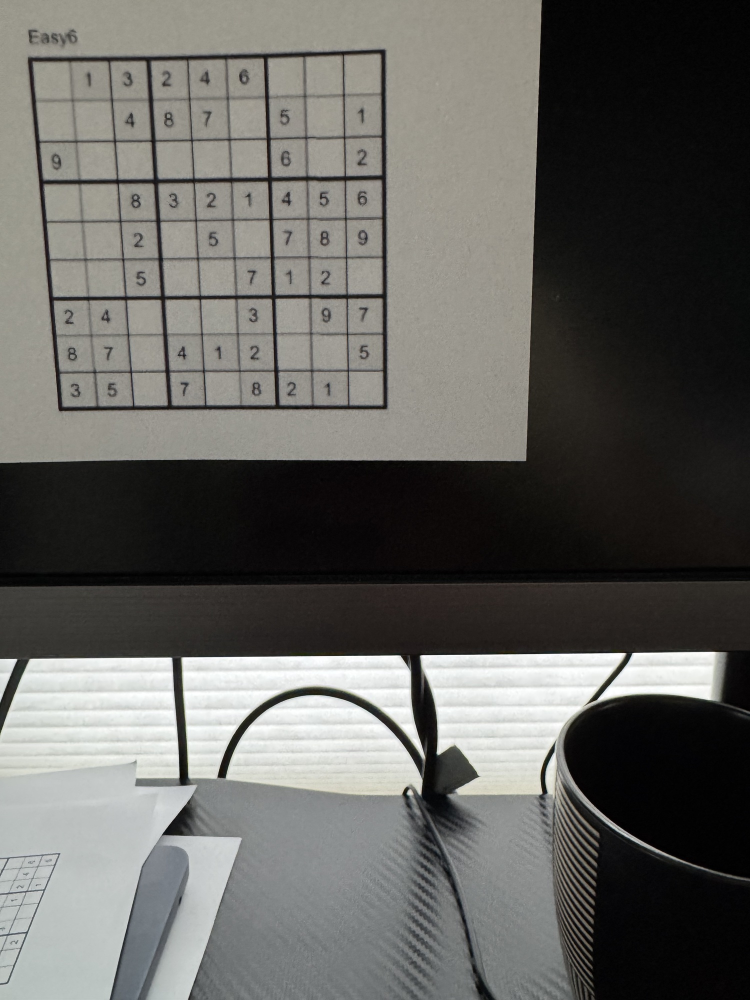
#> input picture examples/sample_board.jpg, 1500 x 2000 px (shown at 1/2 size)
$ python -i grid_discovery.py   (imports and definitions only)
#> lines starting #> are read from the running program, lines starting #| are printed output that depends on the picture; after the words box and inside, x2 and y2 are one past the last pixel; in counts of white or black regions, pixels touching at a corner belong together
#> further down, picture is the input picture: shape (2000, 1500, 3); mean B, G, R 96.3, 99.9, 100.5
### src/sudoku_ar_overlay/grid_validation.py
from __future__ import annotations

from dataclasses import dataclass

import cv2
import numpy as np


@dataclass
class GridValidationResult:
    ok: bool
    score: float
    vertical_peak: float
    horizontal_peak: float
    strong_vertical_lines: int
    strong_horizontal_lines: int
    reason: str


def _order_points(pts: np.ndarray) -> np.ndarray:
    pts = np.asarray(pts, dtype="float32").reshape(4, 2)

    s = pts.sum(axis=1)
    diff = np.diff(pts, axis=1).reshape(-1)

    ordered = np.zeros((4, 2), dtype="float32")
    ordered[0] = pts[np.argmin(s)]      # top-left
    ordered[2] = pts[np.argmax(s)]      # bottom-right
    ordered[1] = pts[np.argmin(diff)]   # top-right
    ordered[3] = pts[np.argmax(diff)]   # bottom-left

    return ordered


def warp_candidate(frame_bgr: np.ndarray, corners: np.ndarray, size: int = 450) -> np.ndarray:
    src = _order_points(corners)
    dst = np.array(
        [[0, 0], [size - 1, 0], [size - 1, size - 1], [0, size - 1]],
        dtype="float32",
    )
    H = cv2.getPerspectiveTransform(src, dst)
    return cv2.warpPerspective(frame_bgr, H, (size, size))


def validate_sudoku_grid_candidate(
    frame_bgr: np.ndarray,
    corners: np.ndarray,
    *,
    min_peak: float = 0.025,
    min_strong_lines: int = 7,
    size: int = 450,
) -> GridValidationResult:
    """Reject false board candidates that do not look like Sudoku grids.

    This is intentionally simple and conservative. A real Sudoku warp should
    show repeated dark line peaks at roughly 10 evenly spaced grid positions.
    A rug/carpet rectangle may have texture, but it should not produce strong,
    evenly spaced grid-line peaks.
    """
    try:
        warp = warp_candidate(frame_bgr, corners, size=size)
    except Exception as exc:
        return GridValidationResult(
            ok=False,
            score=0.0,
            vertical_peak=0.0,
            horizontal_peak=0.0,
            strong_vertical_lines=0,
            strong_horizontal_lines=0,
            reason=f"warp failed: {type(exc).__name__}: {exc}",
        )

    gray = cv2.cvtColor(warp, cv2.COLOR_BGR2GRAY)
    gray = cv2.GaussianBlur(gray, (3, 3), 0)

    # Darkness signal: grid lines and printed digits should be high.
    darkness = (255.0 - gray.astype("float32")) / 255.0

    n = darkness.shape[0]
    band = max(2, int(n * 0.008))
    inner_slice = slice(int(n * 0.03), int(n * 0.97))

    positions = np.linspace(0, n - 1, 10).astype(int)
    mids = ((positions[:-1] + positions[1:]) / 2).astype(int)

    vertical_line_strengths = []
    horizontal_line_strengths = []

    for x in positions:
        x0 = max(0, x - band)
        x1 = min(n, x + band + 1)
        vertical_line_strengths.append(float(darkness[inner_slice, x0:x1].mean()))

    for y in positions:
        y0 = max(0, y - band)
        y1 = min(n, y + band + 1)
        horizontal_line_strengths.append(float(darkness[y0:y1, inner_slice].mean()))

    vertical_mid_strengths = []
    horizontal_mid_strengths = []

    for x in mids:
        x0 = max(0, x - band)
        x1 = min(n, x + band + 1)
        vertical_mid_strengths.append(float(darkness[inner_slice, x0:x1].mean()))

    for y in mids:
        y0 = max(0, y - band)
        y1 = min(n, y + band + 1)
        horizontal_mid_strengths.append(float(darkness[y0:y1, inner_slice].mean()))

    v_bg = float(np.mean(vertical_mid_strengths))
    h_bg = float(np.mean(horizontal_mid_strengths))

    vertical_peak = float(np.mean(vertical_line_strengths) - v_bg)
    horizontal_peak = float(np.mean(horizontal_line_strengths) - h_bg)

    strong_vertical = sum(s > v_bg + min_peak for s in vertical_line_strengths)
    strong_horizontal = sum(s > h_bg + min_peak for s in horizontal_line_strengths)

    score = 0.5 * vertical_peak + 0.5 * horizontal_peak

    ok = (
        vertical_peak >= min_peak
        and horizontal_peak >= min_peak
        and strong_vertical >= min_strong_lines
        and strong_horizontal >= min_strong_lines
    )

    if not ok:
        reason = (
            f"grid rejected: score={score:.3f} "
            f"v_peak={vertical_peak:.3f} h_peak={horizontal_peak:.3f} "
            f"v_lines={strong_vertical} h_lines={strong_horizontal}"
        )
    else:
        reason = (
            f"grid ok: score={score:.3f} "
            f"v_peak={vertical_peak:.3f} h_peak={horizontal_peak:.3f} "
            f"v_lines={strong_vertical} h_lines={strong_horizontal}"
        )

    return GridValidationResult(
        ok=ok,
        score=score,
        vertical_peak=vertical_peak,
        horizontal_peak=horizontal_peak,
        strong_vertical_lines=strong_vertical,
        strong_horizontal_lines=strong_horizontal,
        reason=reason,
    )


@dataclass
class GridFitResult:
    ok: bool
    mean_error_px: float
    max_error_px: float
    found_vertical_lines: int
    found_horizontal_lines: int
    reason: str


# [109 lines left out: function evaluate_sudoku_grid_fit, not called in this run]

### src/sudoku_ar_overlay/grid_discovery.py
from __future__ import annotations

from dataclasses import dataclass

import cv2
import numpy as np

from sudoku_ar_overlay.grid_validation import validate_sudoku_grid_candidate


@dataclass
class GridDiscoveryResult:
    ok: bool
    corners: np.ndarray | None
    score: float
    reason: str


def _order_points(pts: np.ndarray) -> np.ndarray:
    pts = np.asarray(pts, dtype="float32").reshape(4, 2)

    s = pts.sum(axis=1)
    diff = np.diff(pts, axis=1).reshape(-1)

    ordered = np.zeros((4, 2), dtype="float32")
    ordered[0] = pts[np.argmin(s)]
    ordered[2] = pts[np.argmax(s)]
    ordered[1] = pts[np.argmin(diff)]
    ordered[3] = pts[np.argmax(diff)]

    return ordered


def find_sudoku_grid_candidate(
    frame_bgr: np.ndarray,
    *,
    min_area_frac: float = 0.015,
    max_area_frac: float = 0.45,
    max_aspect_ratio: float = 1.8,
    min_grid_score: float = 0.030,
    min_each_direction_lines: int = 3,
    min_total_lines: int = 7,
) -> GridDiscoveryResult:
    """Find a likely Sudoku grid directly from line/contour structure.

    This is for discovery/reacquisition when segmentation can false-positive
    on a rug, table edge, paper boundary, etc.
    """
#> called with min_area_frac = 0.015, max_area_frac = 0.45, max_aspect_ratio = 1.8, min_grid_score = 0.03, min_each_direction_lines = 3, min_total_lines = 7
    gray = cv2.cvtColor(frame_bgr, cv2.COLOR_BGR2GRAY)

    # Emphasize dark printed grid lines/digits.
    binary = cv2.adaptiveThreshold(
        gray,
        255,
        cv2.ADAPTIVE_THRESH_MEAN_C,
        cv2.THRESH_BINARY_INV,
        31,
        10,
    )
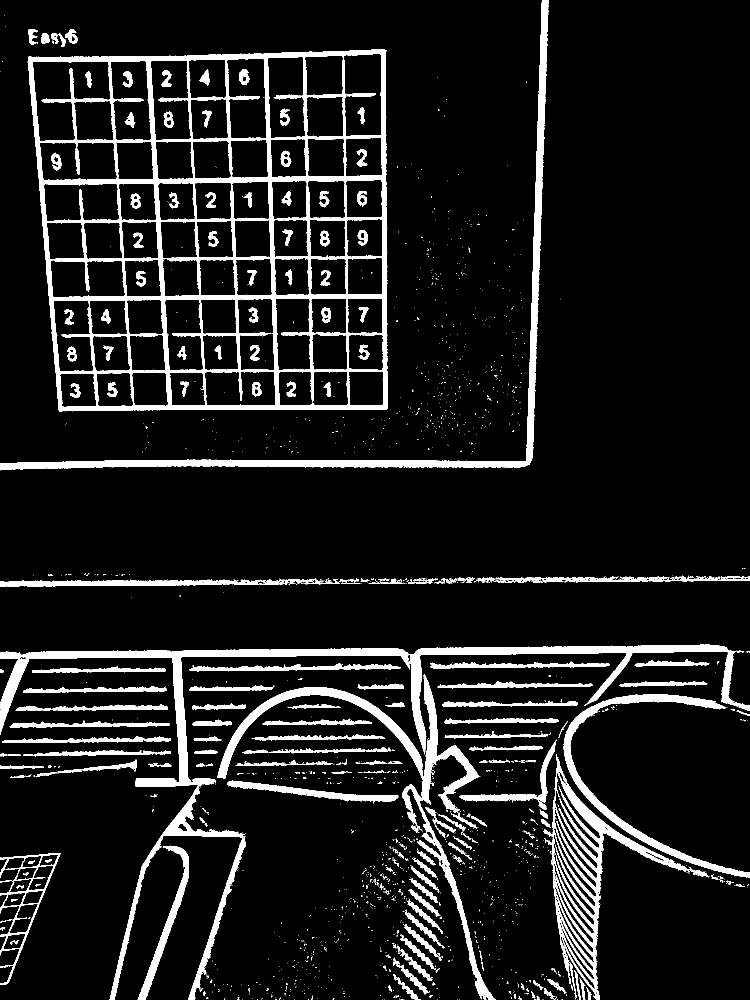
#> binary: shape (2000, 1500) (shown at 1/2 size); 10.4% white; 1623 white regions (1412 under 20 px), largest, box (x1, y1, x2, y2) and area: (55, 98, 776, 823) 89746, (0, 1289, 1500, 2000) 45751, (0, 0, 1097, 941) 25943

    binary = cv2.dilate(
        binary,
        cv2.getStructuringElement(cv2.MORPH_RECT, (3, 3)),
        iterations=1,
    )
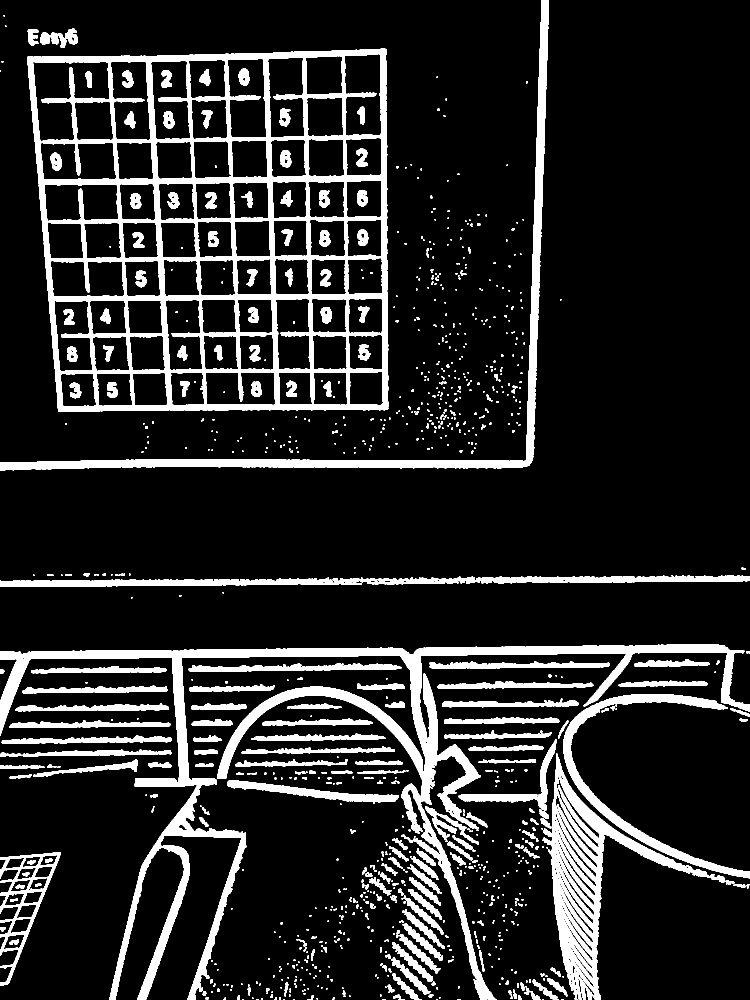
#> binary: shape (2000, 1500) (shown at 1/2 size); 14.3% white; 991 white regions (645 under 20 px)

    contours, _ = cv2.findContours(
        binary,
        cv2.RETR_EXTERNAL,
        cv2.CHAIN_APPROX_SIMPLE,
    )
#> contours = 920 contours, 715 with area under 20; largest, box (x1, y1, x2, y2) and area: (54, 97, 777, 824) 490373, (0, 1288, 1500, 2000) 77352, (1085, 1507, 1451, 2000) 38429, (0, 0, 1098, 942) 28518, (0, 1705, 122, 1971) 13304

    h, w = frame_bgr.shape[:2]
#> h = 2000; w = 1500
    frame_area = float(h * w)
#> frame_area = 3000000

    best = None

    for contour in contours:
        area = float(cv2.contourArea(contour))
        area_frac = area / frame_area if frame_area > 0 else 0.0

        if area_frac < min_area_frac or area_frac > max_area_frac:
            continue

        rect = cv2.minAreaRect(contour)
        box = cv2.boxPoints(rect).astype("float32")

        bw, bh = rect[1]
        if bw < 80 or bh < 80:
            continue

        aspect = max(bw, bh) / max(1.0, min(bw, bh))
        if aspect > max_aspect_ratio:
            continue

        corners = _order_points(box)

        grid = validate_sudoku_grid_candidate(
            frame_bgr,
            corners,
            min_peak=0.020,
            min_strong_lines=min_each_direction_lines,
        )

        total_lines = grid.strong_vertical_lines + grid.strong_horizontal_lines

        passes = (
            grid.score >= min_grid_score
            and grid.strong_vertical_lines >= min_each_direction_lines
            and grid.strong_horizontal_lines >= min_each_direction_lines
            and total_lines >= min_total_lines
        )

        if not passes:
            continue

        # Prefer stronger grid evidence; area is a tie-breaker.
        rank = (grid.score, total_lines, area_frac)

        if best is None or rank > best[0]:
            best = (
                rank,
                corners,
                (
                    f"grid-discovery ok: score={grid.score:.3f} "
                    f"v_peak={grid.vertical_peak:.3f} h_peak={grid.horizontal_peak:.3f} "
                    f"v_lines={grid.strong_vertical_lines} "
                    f"h_lines={grid.strong_horizontal_lines} "
                    f"area={area_frac:.3f}"
                ),
            )
#> this loop made 920 passes
#> (area, area_frac) on passes 21, 23, 26: (22.5, 7.5e-06), (40, 1.33e-05), (28, 9.33e-06)

    if best is None:
        return GridDiscoveryResult(
            ok=False,
            corners=None,
            score=0.0,
            reason="grid-discovery rejected: no Sudoku-like grid candidate",
        )

    rank, corners, reason = best

    return GridDiscoveryResult(
        ok=True,
        corners=corners,
        score=float(rank[0]),
        reason=reason,
    )

>>> import cv2
>>> picture = cv2.imread('../../examples/sample_board.jpg')
>>> result = find_sudoku_grid_candidate(picture)
